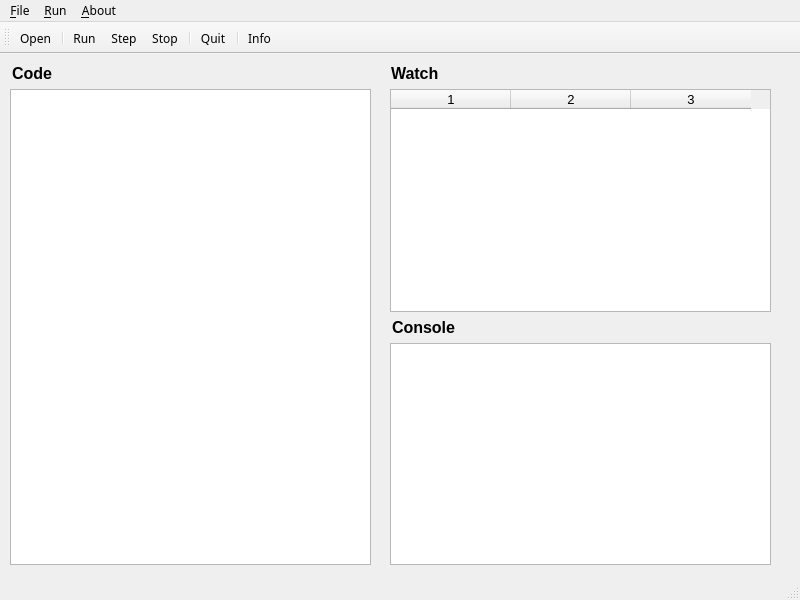
<?xml version="1.0" encoding="UTF-8"?>
<ui version="4.0">
 <class>MainWindow</class>
 <widget class="QMainWindow" name="MainWindow">
  <property name="geometry">
   <rect>
    <x>0</x>
    <y>0</y>
    <width>800</width>
    <height>600</height>
   </rect>
  </property>
  <property name="sizePolicy">
   <sizepolicy hsizetype="Fixed" vsizetype="Fixed">
    <horstretch>0</horstretch>
    <verstretch>0</verstretch>
   </sizepolicy>
  </property>
  <property name="font">
   <font>
    <family>Trebuchet MS</family>
    <pointsize>9</pointsize>
   </font>
  </property>
  <property name="windowTitle">
   <string>IR Simulator</string>
  </property>
  <property name="windowIcon">
   <iconset resource="resources.qrc">
    <normaloff>:/favicon.ico</normaloff>:/favicon.ico</iconset>
  </property>
  <property name="windowOpacity">
   <double>1.000000000000000</double>
  </property>
  <widget class="QWidget" name="centralwidget">
   <widget class="QWidget" name="verticalLayoutWidget">
    <property name="geometry">
     <rect>
      <x>10</x>
      <y>10</y>
      <width>361</width>
      <height>501</height>
     </rect>
    </property>
    <layout class="QVBoxLayout" name="verticalLayout">
     <item>
      <widget class="QLabel" name="label">
       <property name="font">
        <font>
         <family>Segoe UI</family>
        </font>
       </property>
       <property name="text">
        <string>&lt;html&gt;&lt;head/&gt;&lt;body&gt;&lt;p&gt;&lt;span style=&quot; font-size:12pt; font-weight:600;&quot;&gt;Code&lt;/span&gt;&lt;/p&gt;&lt;/body&gt;&lt;/html&gt;</string>
       </property>
       <property name="margin">
        <number>2</number>
       </property>
       <property name="indent">
        <number>2</number>
       </property>
      </widget>
     </item>
     <item>
      <widget class="QListWidget" name="codeList">
       <property name="font">
        <font>
         <family>Courier New</family>
         <pointsize>10</pointsize>
        </font>
       </property>
      </widget>
     </item>
    </layout>
   </widget>
   <widget class="QWidget" name="verticalLayoutWidget_2">
    <property name="geometry">
     <rect>
      <x>390</x>
      <y>10</y>
      <width>381</width>
      <height>501</height>
     </rect>
    </property>
    <layout class="QVBoxLayout" name="verticalLayout_2">
     <item>
      <widget class="QLabel" name="label_2">
       <property name="font">
        <font>
         <family>Segoe UI</family>
        </font>
       </property>
       <property name="text">
        <string>&lt;html&gt;&lt;head/&gt;&lt;body&gt;&lt;p&gt;&lt;span style=&quot; font-size:12pt; font-weight:600;&quot;&gt;Watch&lt;/span&gt;&lt;/p&gt;&lt;/body&gt;&lt;/html&gt;</string>
       </property>
       <property name="margin">
        <number>2</number>
       </property>
       <property name="indent">
        <number>1</number>
       </property>
      </widget>
     </item>
     <item>
      <widget class="QTableWidget" name="tableWidget">
       <property name="font">
        <font>
         <family>Segoe UI</family>
         <pointsize>10</pointsize>
        </font>
       </property>
       <property name="editTriggers">
        <set>QAbstractItemView::NoEditTriggers</set>
       </property>
       <property name="selectionMode">
        <enum>QAbstractItemView::SingleSelection</enum>
       </property>
       <property name="selectionBehavior">
        <enum>QAbstractItemView::SelectRows</enum>
       </property>
       <property name="horizontalScrollMode">
        <enum>QAbstractItemView::ScrollPerPixel</enum>
       </property>
       <property name="showGrid">
        <bool>true</bool>
       </property>
       <property name="gridStyle">
        <enum>Qt::SolidLine</enum>
       </property>
       <property name="rowCount">
        <number>0</number>
       </property>
       <property name="columnCount">
        <number>3</number>
       </property>
       <attribute name="horizontalHeaderVisible">
        <bool>true</bool>
       </attribute>
       <attribute name="horizontalHeaderDefaultSectionSize">
        <number>120</number>
       </attribute>
       <attribute name="horizontalHeaderMinimumSectionSize">
        <number>41</number>
       </attribute>
       <attribute name="verticalHeaderVisible">
        <bool>false</bool>
       </attribute>
       <attribute name="verticalHeaderDefaultSectionSize">
        <number>36</number>
       </attribute>
       <attribute name="verticalHeaderMinimumSectionSize">
        <number>40</number>
       </attribute>
       <column/>
       <column/>
       <column/>
      </widget>
     </item>
     <item>
      <widget class="QLabel" name="label_3">
       <property name="font">
        <font>
         <family>Segoe UI</family>
        </font>
       </property>
       <property name="text">
        <string>&lt;html&gt;&lt;head/&gt;&lt;body&gt;&lt;p&gt;&lt;span style=&quot; font-size:12pt; font-weight:600;&quot;&gt;Console&lt;/span&gt;&lt;/p&gt;&lt;/body&gt;&lt;/html&gt;</string>
       </property>
       <property name="margin">
        <number>2</number>
       </property>
       <property name="indent">
        <number>2</number>
       </property>
      </widget>
     </item>
     <item>
      <widget class="QTextEdit" name="textEdit">
       <property name="font">
        <font>
         <family>Segoe UI</family>
         <pointsize>10</pointsize>
        </font>
       </property>
      </widget>
     </item>
    </layout>
   </widget>
  </widget>
  <widget class="QMenuBar" name="menubar">
   <property name="geometry">
    <rect>
     <x>0</x>
     <y>0</y>
     <width>800</width>
     <height>23</height>
    </rect>
   </property>
   <property name="defaultUp">
    <bool>false</bool>
   </property>
   <widget class="QMenu" name="menu_File">
    <property name="title">
     <string>&amp;File</string>
    </property>
    <addaction name="action_Open"/>
    <addaction name="separator"/>
    <addaction name="action_Quit"/>
   </widget>
   <widget class="QMenu" name="menu_Run">
    <property name="title">
     <string>&amp;Run</string>
    </property>
    <addaction name="action_Run"/>
    <addaction name="action_Step"/>
    <addaction name="separator"/>
    <addaction name="action_Stop"/>
   </widget>
   <widget class="QMenu" name="menu_About">
    <property name="title">
     <string>&amp;About</string>
    </property>
    <addaction name="action_Info"/>
   </widget>
   <addaction name="menu_File"/>
   <addaction name="menu_Run"/>
   <addaction name="menu_About"/>
  </widget>
  <widget class="QStatusBar" name="statusbar">
   <property name="toolTipDuration">
    <number>-4</number>
   </property>
  </widget>
  <widget class="QToolBar" name="toolBar">
   <property name="windowTitle">
    <string>toolBar</string>
   </property>
   <attribute name="toolBarArea">
    <enum>TopToolBarArea</enum>
   </attribute>
   <attribute name="toolBarBreak">
    <bool>false</bool>
   </attribute>
   <addaction name="action_Open"/>
   <addaction name="separator"/>
   <addaction name="action_Run"/>
   <addaction name="action_Step"/>
   <addaction name="action_Stop"/>
   <addaction name="separator"/>
   <addaction name="action_Quit"/>
   <addaction name="separator"/>
   <addaction name="action_Info"/>
  </widget>
  <action name="action_Open">
   <property name="icon">
    <iconset resource="resources.qrc">
     <normaloff>:/open.png</normaloff>:/open.png</iconset>
   </property>
   <property name="text">
    <string>&amp;Open</string>
   </property>
   <property name="toolTip">
    <string>&lt;html&gt;&lt;head/&gt;&lt;body&gt;&lt;p&gt;Load a *.ir file&lt;/p&gt;&lt;/body&gt;&lt;/html&gt;</string>
   </property>
   <property name="shortcut">
    <string>Ctrl+O</string>
   </property>
  </action>
  <action name="action_Run">
   <property name="icon">
    <iconset resource="resources.qrc">
     <normaloff>:/run.png</normaloff>:/run.png</iconset>
   </property>
   <property name="text">
    <string>&amp;Run</string>
   </property>
   <property name="toolTip">
    <string>&lt;html&gt;&lt;head/&gt;&lt;body&gt;&lt;p&gt;Run the code&lt;/p&gt;&lt;/body&gt;&lt;/html&gt;</string>
   </property>
   <property name="shortcut">
    <string>F5</string>
   </property>
  </action>
  <action name="action_Step">
   <property name="icon">
    <iconset resource="resources.qrc">
     <normaloff>:/step.png</normaloff>:/step.png</iconset>
   </property>
   <property name="text">
    <string>&amp;Step</string>
   </property>
   <property name="toolTip">
    <string>Run the code step by step</string>
   </property>
   <property name="shortcut">
    <string>F8</string>
   </property>
  </action>
  <action name="action_Stop">
   <property name="icon">
    <iconset resource="resources.qrc">
     <normaloff>:/stop.png</normaloff>:/stop.png</iconset>
   </property>
   <property name="text">
    <string>&amp;Stop</string>
   </property>
   <property name="toolTip">
    <string>Stop the current running process</string>
   </property>
   <property name="shortcut">
    <string>F4</string>
   </property>
  </action>
  <action name="action_Quit">
   <property name="icon">
    <iconset resource="resources.qrc">
     <normaloff>:/quit.png</normaloff>:/quit.png</iconset>
   </property>
   <property name="text">
    <string>&amp;Quit</string>
   </property>
   <property name="toolTip">
    <string>Quit the application</string>
   </property>
   <property name="shortcut">
    <string>Esc</string>
   </property>
  </action>
  <action name="action_Info">
   <property name="icon">
    <iconset resource="resources.qrc">
     <normaloff>:/about.png</normaloff>:/about.png</iconset>
   </property>
   <property name="text">
    <string>&amp;Info</string>
   </property>
   <property name="toolTip">
    <string>About this application</string>
   </property>
   <property name="shortcut">
    <string>F12</string>
   </property>
  </action>
 </widget>
 <resources>
  <include location="resources.qrc"/>
 </resources>
 <connections/>
</ui>
